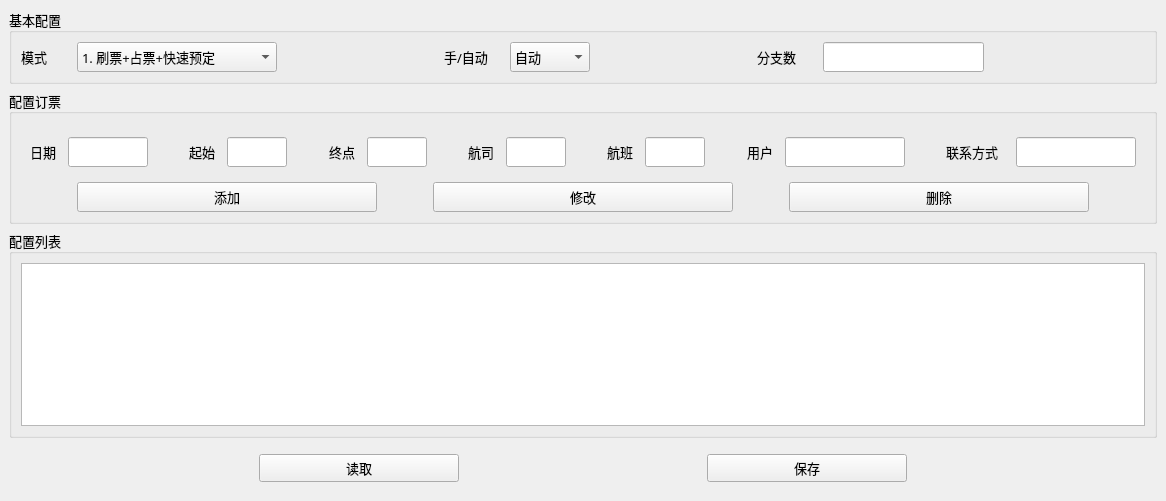
<?xml version="1.0" encoding="UTF-8"?>
<ui version="4.0">
 <class>MainWindow</class>
 <widget class="QMainWindow" name="MainWindow">
  <property name="geometry">
   <rect>
    <x>0</x>
    <y>0</y>
    <width>1166</width>
    <height>501</height>
   </rect>
  </property>
  <property name="windowTitle">
   <string>MainWindow</string>
  </property>
  <widget class="QWidget" name="centralwidget">
   <layout class="QVBoxLayout" name="verticalLayout">
    <item>
     <widget class="QGroupBox" name="groupBox">
      <property name="sizePolicy">
       <sizepolicy hsizetype="Preferred" vsizetype="Preferred">
        <horstretch>0</horstretch>
        <verstretch>0</verstretch>
       </sizepolicy>
      </property>
      <property name="font">
       <font>
        <family>Agency FB</family>
        <pointsize>10</pointsize>
       </font>
      </property>
      <property name="title">
       <string>基本配置</string>
      </property>
      <layout class="QHBoxLayout" name="horizontalLayout">
       <item>
        <widget class="QLabel" name="label">
         <property name="minimumSize">
          <size>
           <width>50</width>
           <height>30</height>
          </size>
         </property>
         <property name="font">
          <font>
           <family>Agency FB</family>
           <pointsize>10</pointsize>
          </font>
         </property>
         <property name="text">
          <string>模式</string>
         </property>
        </widget>
       </item>
       <item>
        <widget class="QComboBox" name="comboBoxMode">
         <property name="minimumSize">
          <size>
           <width>200</width>
           <height>30</height>
          </size>
         </property>
         <property name="font">
          <font>
           <family>Agency FB</family>
           <pointsize>10</pointsize>
          </font>
         </property>
         <item>
          <property name="text">
           <string>1. 刷票+占票+快速预定</string>
          </property>
         </item>
         <item>
          <property name="text">
           <string>2. 刷票+占票</string>
          </property>
         </item>
        </widget>
       </item>
       <item>
        <spacer name="horizontalSpacer">
         <property name="minimumSize">
          <size>
           <width>0</width>
           <height>30</height>
          </size>
         </property>
         <property name="orientation">
          <enum>Qt::Horizontal</enum>
         </property>
         <property name="sizeHint" stdset="0">
          <size>
           <width>40</width>
           <height>20</height>
          </size>
         </property>
        </spacer>
       </item>
       <item>
        <widget class="QLabel" name="label_2">
         <property name="minimumSize">
          <size>
           <width>60</width>
           <height>30</height>
          </size>
         </property>
         <property name="font">
          <font>
           <family>Agency FB</family>
           <pointsize>10</pointsize>
          </font>
         </property>
         <property name="text">
          <string>手/自动</string>
         </property>
        </widget>
       </item>
       <item>
        <widget class="QComboBox" name="comboBoxManual">
         <property name="minimumSize">
          <size>
           <width>80</width>
           <height>30</height>
          </size>
         </property>
         <property name="font">
          <font>
           <family>Agency FB</family>
           <pointsize>10</pointsize>
          </font>
         </property>
         <item>
          <property name="text">
           <string>自动</string>
          </property>
         </item>
         <item>
          <property name="text">
           <string>手动</string>
          </property>
         </item>
        </widget>
       </item>
       <item>
        <spacer name="horizontalSpacer_2">
         <property name="minimumSize">
          <size>
           <width>0</width>
           <height>30</height>
          </size>
         </property>
         <property name="orientation">
          <enum>Qt::Horizontal</enum>
         </property>
         <property name="sizeHint" stdset="0">
          <size>
           <width>40</width>
           <height>20</height>
          </size>
         </property>
        </spacer>
       </item>
       <item>
        <widget class="QLabel" name="label_3">
         <property name="minimumSize">
          <size>
           <width>60</width>
           <height>30</height>
          </size>
         </property>
         <property name="font">
          <font>
           <family>Agency FB</family>
           <pointsize>10</pointsize>
          </font>
         </property>
         <property name="text">
          <string>分支数</string>
         </property>
        </widget>
       </item>
       <item>
        <widget class="QLineEdit" name="lineEditBranchSize">
         <property name="minimumSize">
          <size>
           <width>100</width>
           <height>30</height>
          </size>
         </property>
         <property name="font">
          <font>
           <family>Agency FB</family>
           <pointsize>10</pointsize>
          </font>
         </property>
        </widget>
       </item>
       <item>
        <spacer name="horizontalSpacer_3">
         <property name="minimumSize">
          <size>
           <width>0</width>
           <height>30</height>
          </size>
         </property>
         <property name="orientation">
          <enum>Qt::Horizontal</enum>
         </property>
         <property name="sizeHint" stdset="0">
          <size>
           <width>40</width>
           <height>20</height>
          </size>
         </property>
        </spacer>
       </item>
      </layout>
     </widget>
    </item>
    <item>
     <widget class="QGroupBox" name="groupBox_2">
      <property name="font">
       <font>
        <family>Agency FB</family>
        <pointsize>10</pointsize>
       </font>
      </property>
      <property name="title">
       <string>配置订票</string>
      </property>
      <layout class="QVBoxLayout" name="verticalLayout_2">
       <item>
        <widget class="QWidget" name="widget_15" native="true">
         <property name="maximumSize">
          <size>
           <width>16777215</width>
           <height>16777215</height>
          </size>
         </property>
         <property name="font">
          <font>
           <family>Agency FB</family>
           <pointsize>10</pointsize>
          </font>
         </property>
         <layout class="QHBoxLayout" name="horizontalLayout_2">
          <item>
           <widget class="QWidget" name="widget_2" native="true">
            <layout class="QHBoxLayout" name="horizontalLayout_4">
             <property name="spacing">
              <number>0</number>
             </property>
             <property name="leftMargin">
              <number>0</number>
             </property>
             <property name="topMargin">
              <number>5</number>
             </property>
             <property name="rightMargin">
              <number>0</number>
             </property>
             <property name="bottomMargin">
              <number>0</number>
             </property>
             <item>
              <widget class="QLabel" name="label_20">
               <property name="minimumSize">
                <size>
                 <width>38</width>
                 <height>30</height>
                </size>
               </property>
               <property name="font">
                <font>
                 <family>Agency FB</family>
                 <pointsize>10</pointsize>
                </font>
               </property>
               <property name="text">
                <string>日期</string>
               </property>
              </widget>
             </item>
             <item>
              <widget class="QLineEdit" name="lineEditDate">
               <property name="minimumSize">
                <size>
                 <width>60</width>
                 <height>30</height>
                </size>
               </property>
               <property name="maximumSize">
                <size>
                 <width>80</width>
                 <height>16777215</height>
                </size>
               </property>
               <property name="font">
                <font>
                 <family>Agency FB</family>
                 <pointsize>10</pointsize>
                </font>
               </property>
              </widget>
             </item>
            </layout>
           </widget>
          </item>
          <item>
           <spacer name="horizontalSpacer_8">
            <property name="minimumSize">
             <size>
              <width>0</width>
              <height>30</height>
             </size>
            </property>
            <property name="orientation">
             <enum>Qt::Horizontal</enum>
            </property>
            <property name="sizeHint" stdset="0">
             <size>
              <width>22</width>
              <height>27</height>
             </size>
            </property>
           </spacer>
          </item>
          <item>
           <widget class="QWidget" name="widget_3" native="true">
            <layout class="QHBoxLayout" name="horizontalLayout_9">
             <property name="spacing">
              <number>0</number>
             </property>
             <property name="leftMargin">
              <number>0</number>
             </property>
             <property name="topMargin">
              <number>5</number>
             </property>
             <property name="rightMargin">
              <number>0</number>
             </property>
             <property name="bottomMargin">
              <number>0</number>
             </property>
             <item>
              <widget class="QLabel" name="label_24">
               <property name="minimumSize">
                <size>
                 <width>38</width>
                 <height>30</height>
                </size>
               </property>
               <property name="font">
                <font>
                 <family>Agency FB</family>
                 <pointsize>10</pointsize>
                </font>
               </property>
               <property name="text">
                <string>起始</string>
               </property>
              </widget>
             </item>
             <item>
              <widget class="QLineEdit" name="lineEditFrom">
               <property name="minimumSize">
                <size>
                 <width>60</width>
                 <height>30</height>
                </size>
               </property>
               <property name="maximumSize">
                <size>
                 <width>60</width>
                 <height>16777215</height>
                </size>
               </property>
               <property name="font">
                <font>
                 <family>Agency FB</family>
                 <pointsize>10</pointsize>
                </font>
               </property>
              </widget>
             </item>
            </layout>
           </widget>
          </item>
          <item>
           <spacer name="horizontalSpacer_10">
            <property name="minimumSize">
             <size>
              <width>0</width>
              <height>30</height>
             </size>
            </property>
            <property name="orientation">
             <enum>Qt::Horizontal</enum>
            </property>
            <property name="sizeHint" stdset="0">
             <size>
              <width>22</width>
              <height>27</height>
             </size>
            </property>
           </spacer>
          </item>
          <item>
           <widget class="QWidget" name="widget_6" native="true">
            <layout class="QHBoxLayout" name="horizontalLayout_10">
             <property name="spacing">
              <number>0</number>
             </property>
             <property name="leftMargin">
              <number>0</number>
             </property>
             <property name="topMargin">
              <number>5</number>
             </property>
             <property name="rightMargin">
              <number>0</number>
             </property>
             <property name="bottomMargin">
              <number>0</number>
             </property>
             <item>
              <widget class="QLabel" name="label_25">
               <property name="minimumSize">
                <size>
                 <width>38</width>
                 <height>30</height>
                </size>
               </property>
               <property name="font">
                <font>
                 <family>Agency FB</family>
                 <pointsize>10</pointsize>
                </font>
               </property>
               <property name="text">
                <string>终点</string>
               </property>
              </widget>
             </item>
             <item>
              <widget class="QLineEdit" name="lineEditTo">
               <property name="minimumSize">
                <size>
                 <width>60</width>
                 <height>30</height>
                </size>
               </property>
               <property name="maximumSize">
                <size>
                 <width>60</width>
                 <height>16777215</height>
                </size>
               </property>
               <property name="font">
                <font>
                 <family>Agency FB</family>
                 <pointsize>10</pointsize>
                </font>
               </property>
              </widget>
             </item>
            </layout>
           </widget>
          </item>
          <item>
           <spacer name="horizontalSpacer_11">
            <property name="minimumSize">
             <size>
              <width>0</width>
              <height>30</height>
             </size>
            </property>
            <property name="orientation">
             <enum>Qt::Horizontal</enum>
            </property>
            <property name="sizeHint" stdset="0">
             <size>
              <width>22</width>
              <height>27</height>
             </size>
            </property>
           </spacer>
          </item>
          <item>
           <widget class="QWidget" name="widget_7" native="true">
            <layout class="QHBoxLayout" name="horizontalLayout_11">
             <property name="spacing">
              <number>0</number>
             </property>
             <property name="leftMargin">
              <number>0</number>
             </property>
             <property name="topMargin">
              <number>5</number>
             </property>
             <property name="rightMargin">
              <number>0</number>
             </property>
             <property name="bottomMargin">
              <number>0</number>
             </property>
             <item>
              <widget class="QLabel" name="label_26">
               <property name="minimumSize">
                <size>
                 <width>38</width>
                 <height>30</height>
                </size>
               </property>
               <property name="font">
                <font>
                 <family>Agency FB</family>
                 <pointsize>10</pointsize>
                </font>
               </property>
               <property name="text">
                <string>航司</string>
               </property>
              </widget>
             </item>
             <item>
              <widget class="QLineEdit" name="lineEditComp">
               <property name="minimumSize">
                <size>
                 <width>60</width>
                 <height>30</height>
                </size>
               </property>
               <property name="maximumSize">
                <size>
                 <width>60</width>
                 <height>16777215</height>
                </size>
               </property>
               <property name="font">
                <font>
                 <family>Agency FB</family>
                 <pointsize>10</pointsize>
                </font>
               </property>
              </widget>
             </item>
            </layout>
           </widget>
          </item>
          <item>
           <spacer name="horizontalSpacer_13">
            <property name="minimumSize">
             <size>
              <width>0</width>
              <height>30</height>
             </size>
            </property>
            <property name="orientation">
             <enum>Qt::Horizontal</enum>
            </property>
            <property name="sizeHint" stdset="0">
             <size>
              <width>22</width>
              <height>27</height>
             </size>
            </property>
           </spacer>
          </item>
          <item>
           <widget class="QWidget" name="widget_8" native="true">
            <layout class="QHBoxLayout" name="horizontalLayout_12">
             <property name="spacing">
              <number>0</number>
             </property>
             <property name="leftMargin">
              <number>0</number>
             </property>
             <property name="topMargin">
              <number>5</number>
             </property>
             <property name="rightMargin">
              <number>0</number>
             </property>
             <property name="bottomMargin">
              <number>0</number>
             </property>
             <item>
              <widget class="QLabel" name="label_27">
               <property name="minimumSize">
                <size>
                 <width>38</width>
                 <height>30</height>
                </size>
               </property>
               <property name="font">
                <font>
                 <family>Agency FB</family>
                 <pointsize>10</pointsize>
                </font>
               </property>
               <property name="text">
                <string>航班</string>
               </property>
              </widget>
             </item>
             <item>
              <widget class="QLineEdit" name="lineEditFlight">
               <property name="minimumSize">
                <size>
                 <width>60</width>
                 <height>30</height>
                </size>
               </property>
               <property name="maximumSize">
                <size>
                 <width>60</width>
                 <height>16777215</height>
                </size>
               </property>
               <property name="font">
                <font>
                 <family>Agency FB</family>
                 <pointsize>10</pointsize>
                </font>
               </property>
              </widget>
             </item>
            </layout>
           </widget>
          </item>
          <item>
           <spacer name="horizontalSpacer_12">
            <property name="minimumSize">
             <size>
              <width>0</width>
              <height>30</height>
             </size>
            </property>
            <property name="orientation">
             <enum>Qt::Horizontal</enum>
            </property>
            <property name="sizeHint" stdset="0">
             <size>
              <width>22</width>
              <height>27</height>
             </size>
            </property>
           </spacer>
          </item>
          <item>
           <widget class="QWidget" name="widget_10" native="true">
            <layout class="QHBoxLayout" name="horizontalLayout_15">
             <property name="spacing">
              <number>0</number>
             </property>
             <property name="leftMargin">
              <number>0</number>
             </property>
             <property name="topMargin">
              <number>5</number>
             </property>
             <property name="rightMargin">
              <number>0</number>
             </property>
             <property name="bottomMargin">
              <number>0</number>
             </property>
             <item>
              <widget class="QLabel" name="label_29">
               <property name="minimumSize">
                <size>
                 <width>38</width>
                 <height>30</height>
                </size>
               </property>
               <property name="font">
                <font>
                 <family>Agency FB</family>
                 <pointsize>10</pointsize>
                </font>
               </property>
               <property name="text">
                <string>用户</string>
               </property>
              </widget>
             </item>
             <item>
              <widget class="QLineEdit" name="lineEditUser">
               <property name="minimumSize">
                <size>
                 <width>120</width>
                 <height>30</height>
                </size>
               </property>
               <property name="maximumSize">
                <size>
                 <width>120</width>
                 <height>16777215</height>
                </size>
               </property>
               <property name="font">
                <font>
                 <family>Agency FB</family>
                 <pointsize>10</pointsize>
                </font>
               </property>
              </widget>
             </item>
            </layout>
           </widget>
          </item>
          <item>
           <spacer name="horizontalSpacer_18">
            <property name="minimumSize">
             <size>
              <width>0</width>
              <height>30</height>
             </size>
            </property>
            <property name="orientation">
             <enum>Qt::Horizontal</enum>
            </property>
            <property name="sizeHint" stdset="0">
             <size>
              <width>22</width>
              <height>27</height>
             </size>
            </property>
           </spacer>
          </item>
          <item>
           <widget class="QWidget" name="widget_9" native="true">
            <layout class="QHBoxLayout" name="horizontalLayout_14">
             <property name="spacing">
              <number>0</number>
             </property>
             <property name="leftMargin">
              <number>0</number>
             </property>
             <property name="topMargin">
              <number>5</number>
             </property>
             <property name="rightMargin">
              <number>0</number>
             </property>
             <property name="bottomMargin">
              <number>0</number>
             </property>
             <item>
              <widget class="QLabel" name="label_28">
               <property name="minimumSize">
                <size>
                 <width>70</width>
                 <height>30</height>
                </size>
               </property>
               <property name="font">
                <font>
                 <family>Agency FB</family>
                 <pointsize>10</pointsize>
                </font>
               </property>
               <property name="text">
                <string>联系方式</string>
               </property>
              </widget>
             </item>
             <item>
              <widget class="QLineEdit" name="lineEditContact">
               <property name="minimumSize">
                <size>
                 <width>120</width>
                 <height>30</height>
                </size>
               </property>
               <property name="maximumSize">
                <size>
                 <width>120</width>
                 <height>16777215</height>
                </size>
               </property>
               <property name="font">
                <font>
                 <family>Agency FB</family>
                 <pointsize>10</pointsize>
                </font>
               </property>
              </widget>
             </item>
            </layout>
           </widget>
          </item>
         </layout>
        </widget>
       </item>
       <item>
        <widget class="QWidget" name="widget" native="true">
         <property name="minimumSize">
          <size>
           <width>0</width>
           <height>30</height>
          </size>
         </property>
         <layout class="QHBoxLayout" name="horizontalLayout_3">
          <property name="spacing">
           <number>0</number>
          </property>
          <property name="leftMargin">
           <number>0</number>
          </property>
          <property name="topMargin">
           <number>0</number>
          </property>
          <property name="rightMargin">
           <number>0</number>
          </property>
          <property name="bottomMargin">
           <number>0</number>
          </property>
          <item>
           <spacer name="horizontalSpacer_14">
            <property name="minimumSize">
             <size>
              <width>0</width>
              <height>30</height>
             </size>
            </property>
            <property name="orientation">
             <enum>Qt::Horizontal</enum>
            </property>
            <property name="sizeHint" stdset="0">
             <size>
              <width>40</width>
              <height>20</height>
             </size>
            </property>
           </spacer>
          </item>
          <item>
           <widget class="QPushButton" name="pushButtonBookAdd">
            <property name="minimumSize">
             <size>
              <width>300</width>
              <height>30</height>
             </size>
            </property>
            <property name="text">
             <string>添加</string>
            </property>
           </widget>
          </item>
          <item>
           <spacer name="horizontalSpacer_15">
            <property name="minimumSize">
             <size>
              <width>0</width>
              <height>30</height>
             </size>
            </property>
            <property name="orientation">
             <enum>Qt::Horizontal</enum>
            </property>
            <property name="sizeHint" stdset="0">
             <size>
              <width>40</width>
              <height>20</height>
             </size>
            </property>
           </spacer>
          </item>
          <item>
           <widget class="QPushButton" name="pushButtonBookModify">
            <property name="minimumSize">
             <size>
              <width>300</width>
              <height>30</height>
             </size>
            </property>
            <property name="text">
             <string>修改</string>
            </property>
           </widget>
          </item>
          <item>
           <spacer name="horizontalSpacer_16">
            <property name="minimumSize">
             <size>
              <width>0</width>
              <height>30</height>
             </size>
            </property>
            <property name="orientation">
             <enum>Qt::Horizontal</enum>
            </property>
            <property name="sizeHint" stdset="0">
             <size>
              <width>40</width>
              <height>20</height>
             </size>
            </property>
           </spacer>
          </item>
          <item>
           <widget class="QPushButton" name="pushButtonBookDelete">
            <property name="minimumSize">
             <size>
              <width>300</width>
              <height>30</height>
             </size>
            </property>
            <property name="text">
             <string>删除</string>
            </property>
           </widget>
          </item>
          <item>
           <spacer name="horizontalSpacer_17">
            <property name="minimumSize">
             <size>
              <width>0</width>
              <height>30</height>
             </size>
            </property>
            <property name="orientation">
             <enum>Qt::Horizontal</enum>
            </property>
            <property name="sizeHint" stdset="0">
             <size>
              <width>52</width>
              <height>27</height>
             </size>
            </property>
           </spacer>
          </item>
         </layout>
        </widget>
       </item>
      </layout>
     </widget>
    </item>
    <item>
     <widget class="QGroupBox" name="groupBox_9">
      <property name="font">
       <font>
        <family>Agency FB</family>
        <pointsize>10</pointsize>
       </font>
      </property>
      <property name="title">
       <string>配置列表</string>
      </property>
      <layout class="QVBoxLayout" name="verticalLayout_3">
       <item>
        <widget class="QTableView" name="tableView"/>
       </item>
      </layout>
     </widget>
    </item>
    <item>
     <widget class="QWidget" name="widget_4" native="true">
      <layout class="QHBoxLayout" name="horizontalLayout_5">
       <item>
        <spacer name="horizontalSpacer_19">
         <property name="minimumSize">
          <size>
           <width>0</width>
           <height>30</height>
          </size>
         </property>
         <property name="orientation">
          <enum>Qt::Horizontal</enum>
         </property>
         <property name="sizeHint" stdset="0">
          <size>
           <width>40</width>
           <height>20</height>
          </size>
         </property>
        </spacer>
       </item>
       <item>
        <widget class="QPushButton" name="pushButtonRead">
         <property name="minimumSize">
          <size>
           <width>200</width>
           <height>0</height>
          </size>
         </property>
         <property name="font">
          <font>
           <family>Agency FB</family>
           <pointsize>10</pointsize>
          </font>
         </property>
         <property name="text">
          <string>读取</string>
         </property>
        </widget>
       </item>
       <item>
        <spacer name="horizontalSpacer_20">
         <property name="minimumSize">
          <size>
           <width>0</width>
           <height>30</height>
          </size>
         </property>
         <property name="orientation">
          <enum>Qt::Horizontal</enum>
         </property>
         <property name="sizeHint" stdset="0">
          <size>
           <width>40</width>
           <height>20</height>
          </size>
         </property>
        </spacer>
       </item>
       <item>
        <widget class="QPushButton" name="pushButtonSave">
         <property name="minimumSize">
          <size>
           <width>200</width>
           <height>0</height>
          </size>
         </property>
         <property name="font">
          <font>
           <family>Agency FB</family>
           <pointsize>10</pointsize>
          </font>
         </property>
         <property name="text">
          <string>保存</string>
         </property>
        </widget>
       </item>
       <item>
        <spacer name="horizontalSpacer_21">
         <property name="minimumSize">
          <size>
           <width>0</width>
           <height>30</height>
          </size>
         </property>
         <property name="orientation">
          <enum>Qt::Horizontal</enum>
         </property>
         <property name="sizeHint" stdset="0">
          <size>
           <width>40</width>
           <height>20</height>
          </size>
         </property>
        </spacer>
       </item>
      </layout>
     </widget>
    </item>
   </layout>
  </widget>
 </widget>
 <resources/>
 <connections/>
</ui>
